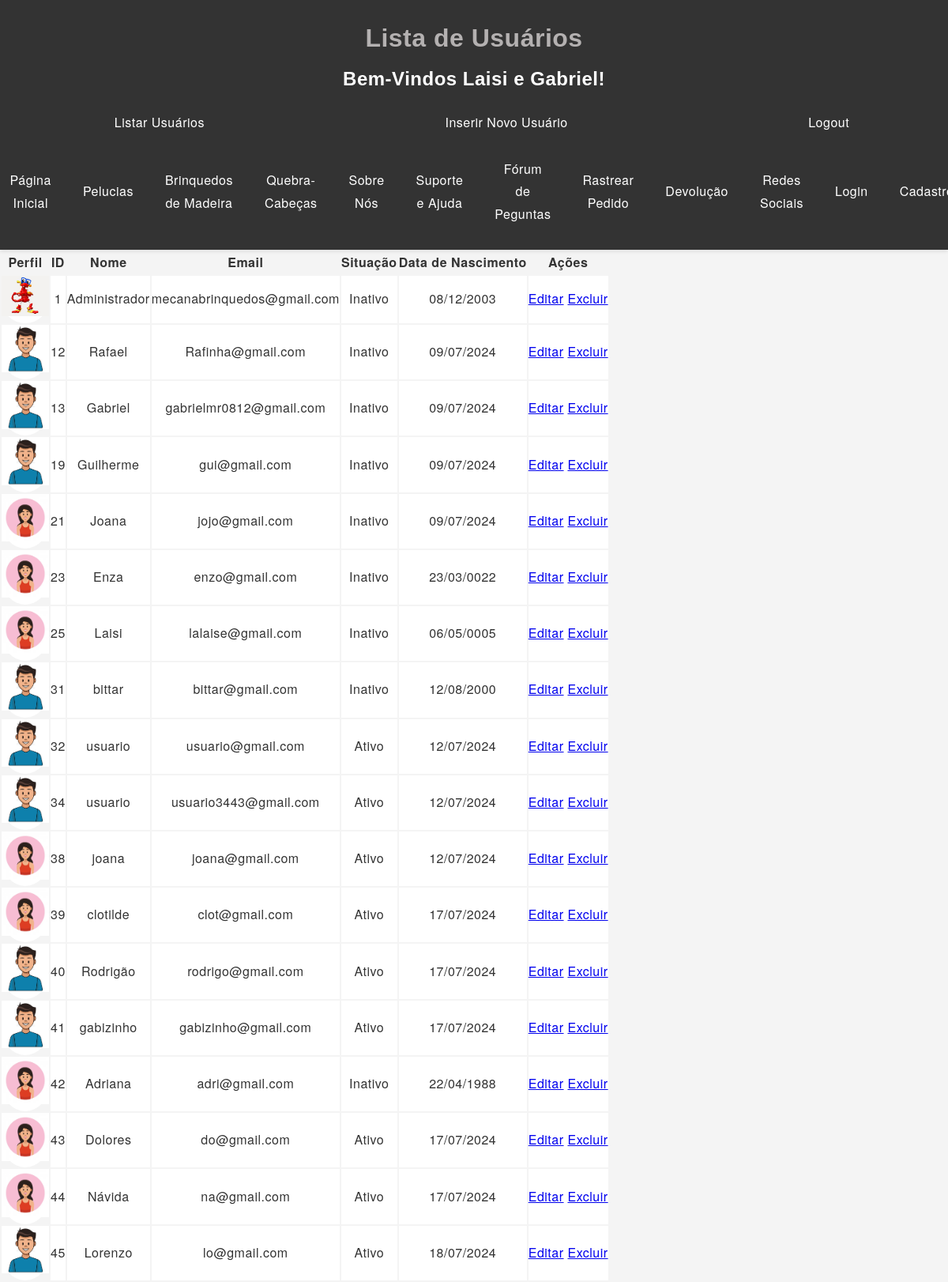
/listar_usuarios.php, run on the app's committed database.
### tables this page shows
CREATE TABLE `clientes` (
  `idcliente` int(11) NOT NULL,
  `nome` varchar(80) NOT NULL,
  `email` varchar(255) NOT NULL,
  `senha` varchar(64) NOT NULL,
  `situacao` int(1) NOT NULL DEFAULT 1,
  `nascimento` date NOT NULL,
  `role` varchar(20) DEFAULT 'user',
  `role_id` int(11) DEFAULT NULL,
  `imagem` varchar(240) NOT NULL,
  `ativo` tinyint(1) NOT NULL DEFAULT 1
);

### listar_usuarios.php (the view, shortened to what this page needs)
<?php
$server = "localhost";
$user = "root";
$pass = "";
$dbName = "mecana";
$connect = mysqli_connect($server, $user, $pass, $dbName);
$query = "SELECT * FROM clientes";
$result = mysqli_query($connect, $query);
?>
<!DOCTYPE html>
<html lang="pt-BR">
<head>
    <link rel="stylesheet" href="styles.css">
</head>
<body>
    <header>
        <div class="container">
            <h1>Lista de Usuários</h1>
            <h2>Bem-Vindos Laisi e Gabriel!</h2>
            <nav>
                <ul>
                    <li><a href="listar_usuarios.php">Listar Usuários</a></li>
                    <li><a href="inserir_usuario.php">Inserir Novo Usuário</a></li>
                    <li><a href="logout.php">Logout</a></li>
                </ul>
            </nav>
            <nav>
                <ul>
                    <li><a href="index.php">Página Inicial</a></li>
                    <li><a href="pelucias.php">Pelucias</a></li>
                    <li><a href="Madeira.php">Brinquedos de Madeira</a></li>
                    <li><a href="quebra.php">Quebra-Cabeças</a></li>
                    <li><a href="sobre.php">Sobre Nós</a></li>
                    <li><a href="suporte.php">Suporte e Ajuda</a></li>
                    <li><a href="faq.php">Fórum de Peguntas</a></li>
                    <li><a href="rastrear_pedido.php">Rastrear Pedido</a></li>
                    <li><a href="politica_devolucao.php">Devolução</a></li>
                    <li><a href="redes_sociais.php">Redes Sociais</a></li>
                    <li><a href="loginusuarios.php">Login</a></li>
                    <li><a href="login.php">Cadastro</a></li>
                </ul>
            </nav>
        </div>
    </header>
        <table>
            <thead>
                <tr>
                    <th>Perfil</th>
                    <th>ID</th>
                    <th>Nome</th>
                    <th>Email</th>
                    <th>Situação</th>
                    <th>Data de Nascimento</th>
                    <th>Ações</th>
                </tr>
            </thead>
            <tbody>
                <?php while ($row = mysqli_fetch_assoc($result)): ?>
                    <tr class="produto">
                        <td class="logo-img"><img src="<?php echo $row['imagem']; ?>" alt="Imagem"></td>
                        <td><?php echo $row['idcliente']; ?></td>
                        <td><?php echo $row['nome']; ?></td>
                        <td><?php echo $row['email']; ?></td>
                        <td><?php echo ($row['situacao'] == 1) ? 'Ativo' : 'Inativo'; ?></td>
                        <td><?php echo date('d/m/Y', strtotime($row['nascimento'])); ?></td>
                        <td class="search-btn">
                            <a href="editar_usuario.php?id=<?php echo $row['idcliente']; ?>">Editar</a>
                            <a href="excluir_usuario.php?id=<?php echo $row['idcliente']; ?>">Excluir</a>
                        </td>
                    </tr>
                <?php endwhile; ?>
            </tbody>
        </table>
</body>
</html>

### styles.css (style rules this page uses)
h2, h3 { font-family: 'Arial', sans-serif; }
h1 { font-family: 'Arial', sans-serif; color: #b4b1b1; }
* { margin: 0; padding: 0; box-sizing: border-box; }
body { font-family: 'Helvetica Neue', Arial, sans-serif; background-color: #f4f4f4; color: #333; line-height: 1.6; line-height: 1.8; letter-spacing: 0.5px; }
header { display: flex; flex-direction: column; align-items: center; justify-content: center; background-color: #333; color: #fff; padding: 20px 0; text-align: center; box-shadow: 0 2px 5px rgba(0, 0, 0, 0.1); }
.logo-img { width: 60px; height: 60px; border-radius: 50%; margin-left: 10px; margin-right: 10px; }
nav ul { list-style: none; display: flex; justify-content: space-around; align-items: center; margin-top: 10px; }
nav ul li { margin-left: 20px; }
nav ul li a { color: #fff; padding: 10px 20px; border-radius: 5px; text-decoration: none; transition: background-color 0.3s ease; display: block; width: 100%; padding: 10px; }
.produto { padding: 15px; background-color: #ffffff; border: 1.5px solid #000000; border-radius: 8px; text-align: center; transition: transform 0.3s ease; }
.produto img { width: 100%; height: auto; max-height: 200px; }
:root { --bg-color: #fff; --text-color: #333; }

### data on the page
clientes: imagem (picture), idcliente "1", nome "Administrador", email "mecanabrinquedos@gmail.com", situacao "Inativo", nascimento "08/12/2003"
clientes: imagem (picture), idcliente "12", nome "Rafael", email "Rafinha@gmail.com", situacao "Inativo", nascimento "09/07/2024"
clientes: imagem (picture), idcliente "13", nome "Gabriel", email "gabrielmr0812@gmail.com", situacao "Inativo", nascimento "09/07/2024"
clientes: imagem (picture), idcliente "19", nome "Guilherme", email "gui@gmail.com", situacao "Inativo", nascimento "09/07/2024"
clientes: imagem (picture), idcliente "21", nome "Joana", email "jojo@gmail.com", situacao "Inativo", nascimento "09/07/2024"
clientes: imagem (picture), idcliente "23", nome "Enza", email "enzo@gmail.com", situacao "Inativo", nascimento "23/03/0022"
clientes: imagem (picture), idcliente "25", nome "Laisi", email "lalaise@gmail.com", situacao "Inativo", nascimento "06/05/0005"
clientes: imagem (picture), idcliente "31", nome "bittar", email "bittar@gmail.com", situacao "Inativo", nascimento "12/08/2000"
clientes: imagem (picture), idcliente "32", nome "usuario", email "usuario@gmail.com", situacao "Ativo", nascimento "12/07/2024"
clientes: imagem (picture), idcliente "34", nome "usuario", email "usuario3443@gmail.com", situacao "Ativo", nascimento "12/07/2024"
clientes: imagem (picture), idcliente "38", nome "joana", email "joana@gmail.com", situacao "Ativo", nascimento "12/07/2024"
clientes: imagem (picture), idcliente "39", nome "clotilde", email "clot@gmail.com", situacao "Ativo", nascimento "17/07/2024"
clientes: imagem (picture), idcliente "40", nome "Rodrigão", email "rodrigo@gmail.com", situacao "Ativo", nascimento "17/07/2024"
clientes: imagem (picture), idcliente "41", nome "gabizinho", email "gabizinho@gmail.com", situacao "Ativo", nascimento "17/07/2024"
clientes: imagem (picture), idcliente "42", nome "Adriana", email "adri@gmail.com", situacao "Inativo", nascimento "22/04/1988"
clientes: imagem (picture), idcliente "43", nome "Dolores", email "do@gmail.com", situacao "Ativo", nascimento "17/07/2024"
clientes: imagem (picture), idcliente "44", nome "Návida", email "na@gmail.com", situacao "Ativo", nascimento "17/07/2024"
clientes: imagem (picture), idcliente "45", nome "Lorenzo", email "lo@gmail.com", situacao "Ativo", nascimento "18/07/2024"
